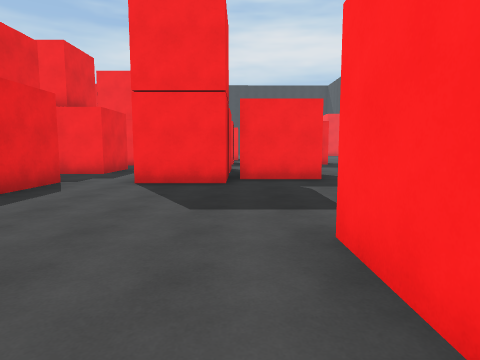
view 1 (above)

24 first-person views from a walk through a scene from a Unity 3-D project. The camera is 1.5 m above the floor, tilts 6° down and sees 75° across. The floor is counted in squares, 2 m on a side. Each view is taken from the middle of a square. On the plan, view 1 faces up. The plan holds only what a view shows up to about 10 squares ahead; the rest is blank. The place goes on beyond the plan. The player character is not drawn. Surface patterns are stand-ins for the level's own textures.

view 2
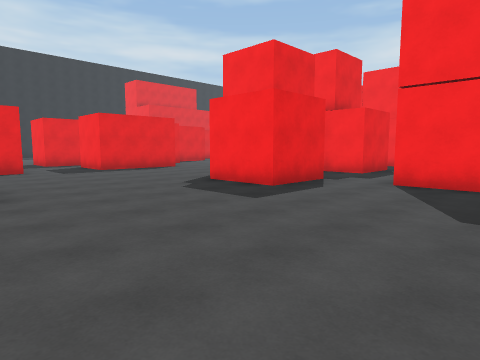

view 3
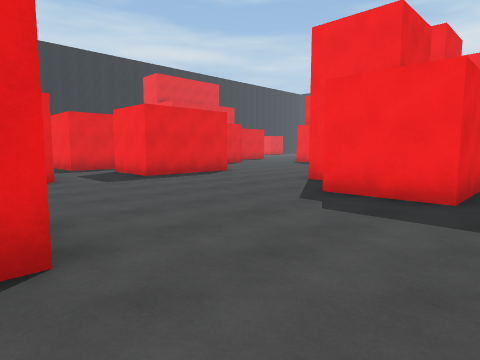

view 4
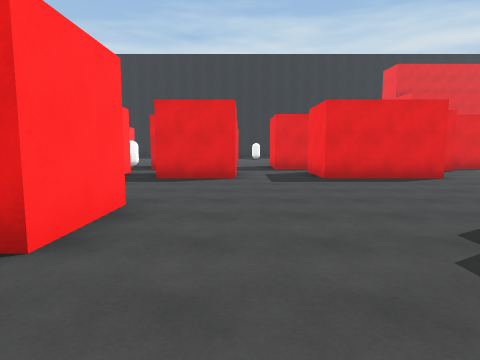

view 5
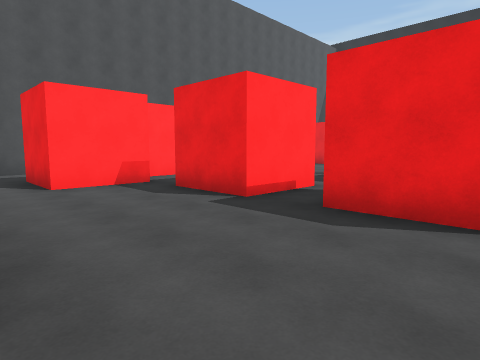

view 6
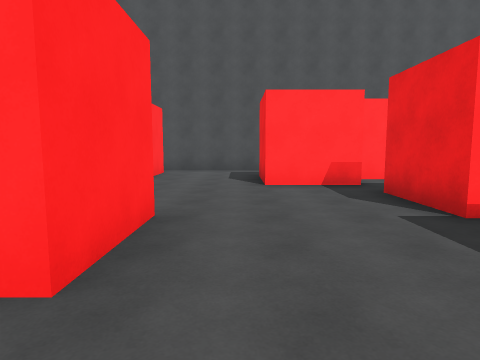

view 7
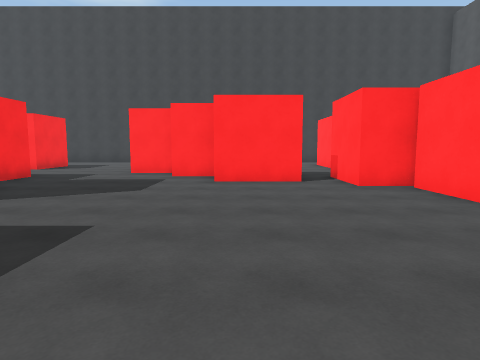

view 8
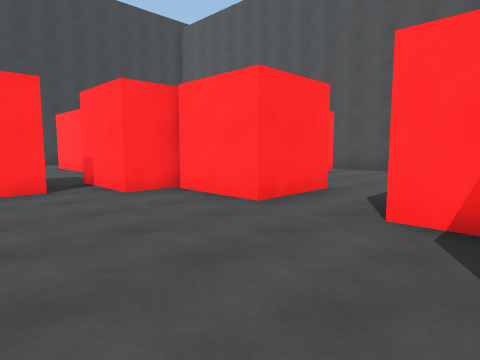

view 9
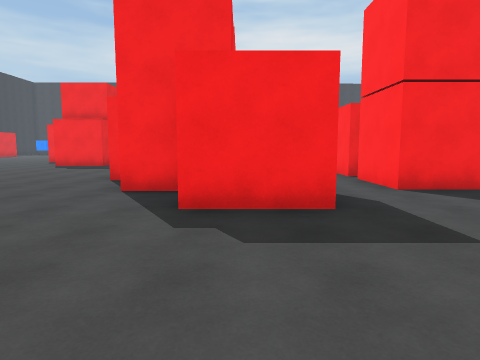

view 10
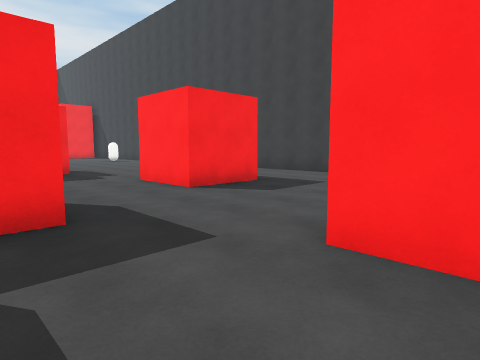

view 11
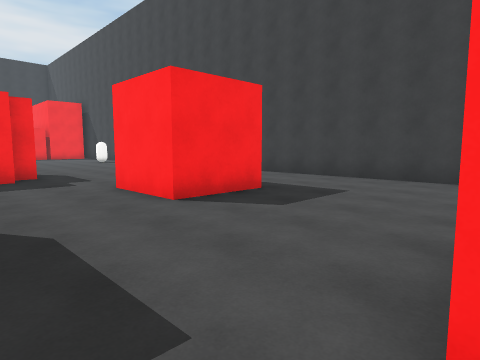

view 12
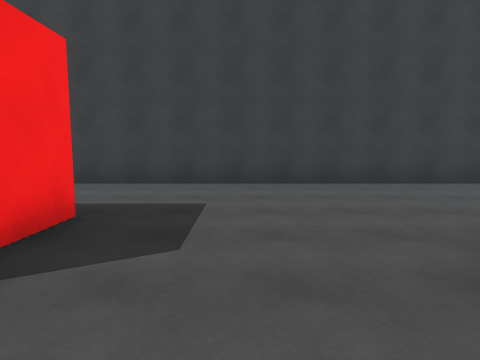

view 13
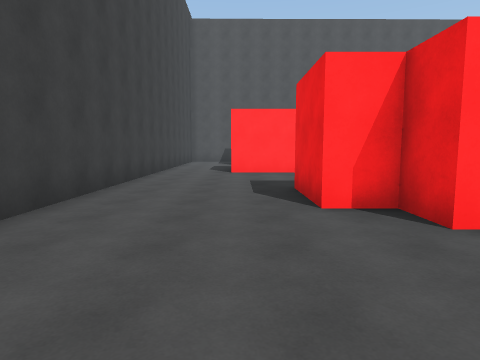

view 14
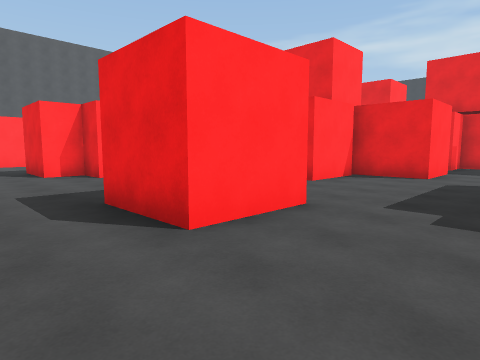

view 15
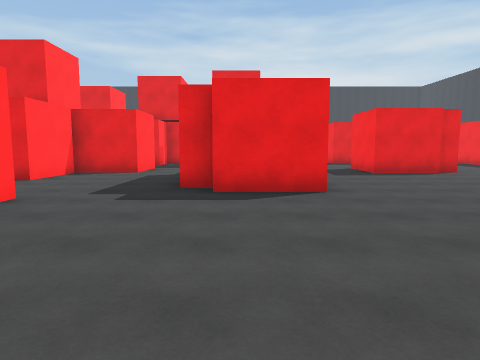

view 16
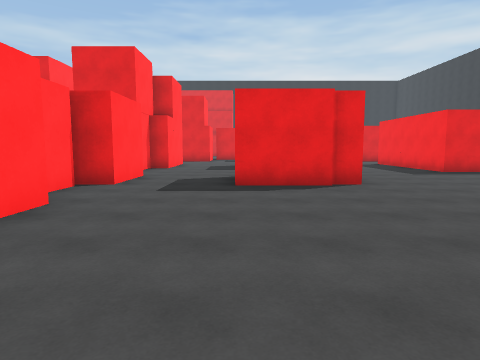

view 17
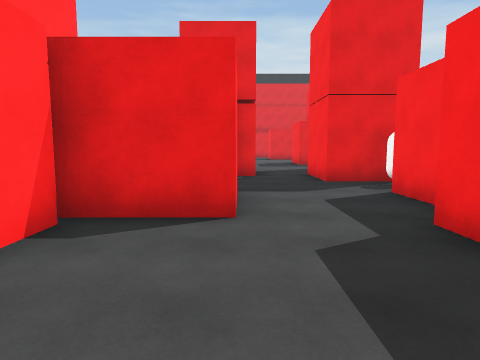

view 18
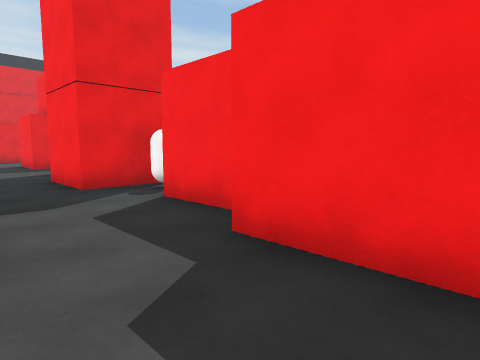

view 19
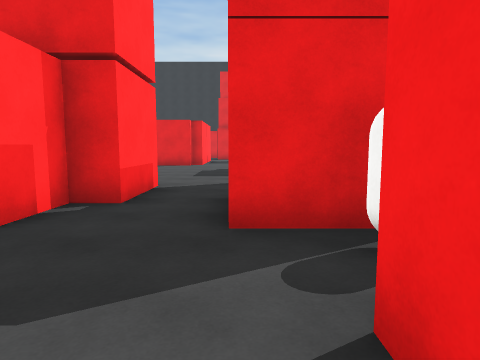

view 20
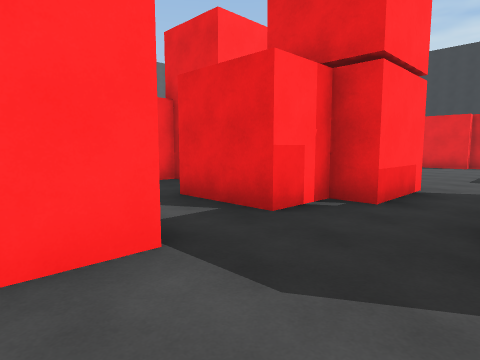

view 21
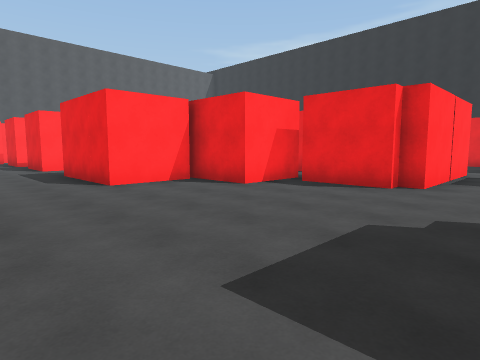

view 22
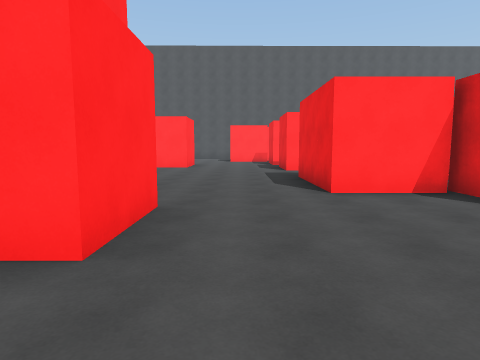

view 23
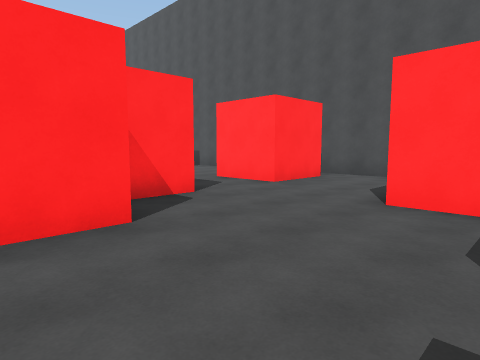

view 24
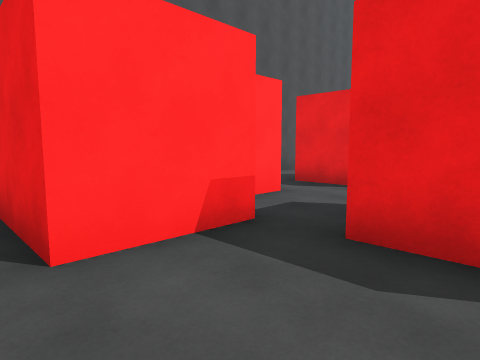

### Floor plan
Points are (right, up) in squares from view 1. A wall is a line through its corners. A room is listed if a view was taken in it or the views show most of it. See-through windows are left out.
Room 1 (views 1, 2, 3, 4, 5, 6, 7, 8, 9, 10, 11, 23, 24)
walls: (-4.6, -1.3) (-3.8, -1.3); (-7.1, -1.5) (-7.1, 0.5) (-5.1, 0.5); (-5.8, -3.2) (-5.8, -2); (-2.1, -1.3) (0, -1.3) (0, -0.3) (2, -0.3); (-6, 6.5) (-7.1, 6.5); (-11.8, 1.9) (-10.4, 1.9) (-10.4, -0.1); (-3.8, 6.8) (-3.8, 4.7) (-5.8, 4.7); (-12.4, -1.3) (-10.4, -1.3) (-10.4, -3.2); (0.8, 0.6) (0.8, 2.6); (-10.5, -4.2) (-8.5, -4.2) (-8.5, -6.1); (-8, 8) (-8, 10); (-10.4, 6.9) (-10.4, 4) (-12.5, 4); (2, 2.6) (2, 3.8); (-5.8, -7.2) (-5.8, -5.3); (-0.3, 7.9) (-0.3, 6.5) (-2.1, 6.5) (-2.1, 7.5); (3.1, 3.9) (3.1, 5.2); (-9, -8.2) (-5.1, -8.2); (2, 7.3) (0, 7.3)
ways out: opening at (1.5, 0) to room 2; opening at (2.5, 6.5) to room 2; opening at (-9.3, 8) to room 4; opening at (-3, 7) to room 5; opening at (-13, -6); opening at (-11.5, -4); opening at (-11.5, -1); opening at (-11.5, 3); opening at (-4.5, -4.5); opening at (-3, -2.5)
Room 2 (views 12, 13, 14, 15, 16, 17, 18)
walls: (1.9, 15.5) (2.8, 15.5); (3.8, 15.5) (3.8, 13.5) (3.3, 13.5) (3.3, 12.9) (0, 12.9); (0, 14.8) (0.9, 14.8); (-2.2, 15.5) (-0.3, 15.5) (-0.3, 14.6); (-0.1, 19.9) (-0.1, 17.9) (-1.1, 17.9); (-0.3, 20.5) (-0.3, 19.9); (-0.3, 11) (-0.3, 9); (4.5, 10.7) (6.4, 10.7) (6.4, 8.8) (4.5, 8.8) (4.5, 10.7); (0, 9.2) (1.9, 9.2) (1.9, 8.8); (5.1, 5.2) (5.1, 4.2) (6, 4.2) (6, 2.2); (4.8, -1.3) (7.4, -1.3); (9.5, -2) (9.5, 11.5)
ways out: opening at (1.5, 0) to room 1; opening at (2.5, 6.5) to room 1; opening at (-1, 12) to room 3; opening at (8.5, -2.5)
Room 3 (views 19, 20)
walls: (-2.2, 11) (-0.3, 11); (-5.1, 11.4) (-5.1, 10.7) (-3.8, 10.7); (-3.8, 14.4) (-3.8, 12.9) (-5.8, 12.9); (-0.6, 13.5) (-2.2, 13.5)
ways out: opening at (-1, 12) to room 2; opening at (-6, 12) to room 4; opening at (-3, 9.5) to room 5
objects: capsule (-3, 14)
Room 4 (views 21, 22)
walls: (-8, 10) (-7.4, 10); (-7.1, 11.4) (-5.1, 11.4); (-13.9, 11) (-13.9, 9); (-14.3, 11.4) (-14.3, 11); (-12.5, 6.9) (-10.4, 6.9); (-14.6, 8.5) (-12.6, 8.5) (-12.6, 6.6)
ways out: opening at (-9.3, 8) to room 1; opening at (-6, 12) to room 3; opening at (-13, 13)
Room 5 (no view inside)
walls: (-5.2, 6.7) (-4.6, 6.7); (-2.1, 7.5) (-2.1, 8.5); (-2.1, 9) (-2.1, 10.1); (-3.8, 10.7) (-3.8, 8.8) (-5.1, 8.8)
ways out: opening at (-3, 7) to room 1; opening at (-3, 9.5) to room 3

Where each view was taken, in squares from view 1:
view 1: 0 up, 0 right, facing up
view 2: 0 up, 0 right, facing up-left
view 3: 0 up, 3 left, facing up-left
view 4: 2 up, 3 left, facing left
view 5: 2 up, 7 left, facing down-left
view 6: 2 up, 8 left, facing down
view 7: 2 up, 6 left, facing right
view 8: 2 up, 5 left, facing down-right
view 9: 1 up, 5 left, facing up
view 10: 4 up, 1 right, facing up-right
view 11: 5 up, 2 right, facing up-right
view 12: 7 up, 3 right, facing right
view 13: 8 up, 7 right, facing down
view 14: 13 up, 8 right, facing down-left
view 15: 14 up, 9 right, facing left
view 16: 18 up, 6 right, facing left
view 17: 11 up, 3 right, facing left
view 18: 11 up, 2 right, facing up-left
view 19: 13 up, 1 left, facing left
view 20: 13 up, 1 left, facing down-left
view 21: 13 up, 8 left, facing down-left
view 22: 12 up, 9 left, facing down
view 23: 0 up, 10 left, facing down-right
view 24: 2 down, 8 left, facing down-left
